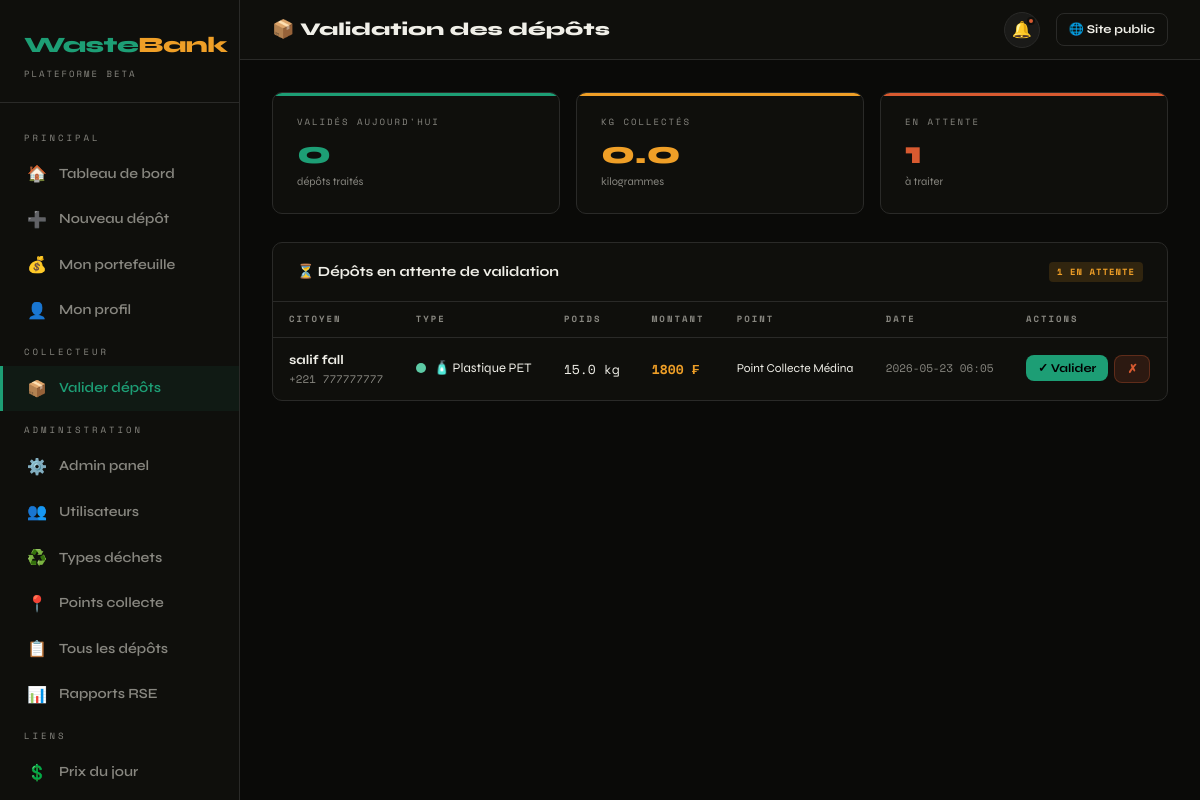
/dashboard/collector (signed in), run on the app's committed database.
### tables this page shows
CREATE TABLE deposits (
            id              INTEGER PRIMARY KEY AUTOINCREMENT,
            user_id         INTEGER NOT NULL REFERENCES users(id),
            point_id        INTEGER NOT NULL REFERENCES collection_points(id),
            waste_type_id   INTEGER NOT NULL REFERENCES waste_types(id),
            weight_kg       REAL NOT NULL,
            price_per_kg    REAL NOT NULL,
            total_fcfa      REAL NOT NULL,
            qr_code         TEXT UNIQUE,
            status          TEXT DEFAULT 'pending',  -- pending | validated | paid | rejected
            created_at      TEXT DEFAULT (datetime('now')),
            validated_at    TEXT,
            notes           TEXT
        );

CREATE TABLE users (
            id          INTEGER PRIMARY KEY AUTOINCREMENT,
            name        TEXT NOT NULL,
            email       TEXT UNIQUE NOT NULL,
            phone       TEXT UNIQUE,
            password    TEXT NOT NULL,
            role        TEXT NOT NULL DEFAULT 'citizen',  -- citizen | collector | admin
            city        TEXT DEFAULT 'Dakar',
            balance     REAL DEFAULT 0.0,
            points      INTEGER DEFAULT 0,
            avatar      TEXT,
            created_at  TEXT DEFAULT (datetime('now')),
            active      INTEGER DEFAULT 1
        );

CREATE TABLE waste_types (
            id          INTEGER PRIMARY KEY AUTOINCREMENT,
            name        TEXT NOT NULL,
            unit        TEXT DEFAULT 'kg',
            price_fcfa  REAL NOT NULL,
            color_hex   TEXT DEFAULT '1D9E75',
            icon        TEXT DEFAULT '♻️',
            description TEXT,
            active      INTEGER DEFAULT 1
        );

CREATE TABLE collection_points (
            id          INTEGER PRIMARY KEY AUTOINCREMENT,
            name        TEXT NOT NULL,
            address     TEXT NOT NULL,
            city        TEXT NOT NULL,
            lat         REAL,
            lng         REAL,
            manager_id  INTEGER REFERENCES users(id),
            capacity_kg REAL DEFAULT 500,
            active      INTEGER DEFAULT 1,
            created_at  TEXT DEFAULT (datetime('now'))
        );

### routes/dashboard.py (the view)
@dash_bp.route("/collector")
@login_required
def collector():
    db = get_db()
    uid = session["user_id"]
    user = db.execute("SELECT * FROM users WHERE id=?", (uid,)).fetchone()
    if user["role"] not in ("collector", "admin"):
        flash("Accès réservé aux collecteurs.", "error")
        return redirect(url_for("dash.home"))
    pending = db.execute("""
        SELECT d.*, u.name as citizen_name, u.phone as citizen_phone,
               wt.name as waste_name, wt.color_hex, wt.icon,
               cp.name as point_name
        FROM deposits d
        JOIN users u ON d.user_id = u.id
        JOIN waste_types wt ON d.waste_type_id = wt.id
        JOIN collection_points cp ON d.point_id = cp.id
        WHERE d.status = 'pending'
        ORDER BY d.created_at ASC
    """).fetchall()
    today_stats = db.execute("""
        SELECT COUNT(*) as count, COALESCE(SUM(weight_kg),0) as kg,
               COALESCE(SUM(total_fcfa),0) as fcfa
        FROM deposits
        WHERE status='validated' AND date(validated_at)=date('now')
    """).fetchone()
    return render_template("dashboard/collector.html",
        pending=pending, today_stats=today_stats, user=user)

### models/db.py (called while the page is built)
def get_db():
    if "db" not in g:
        g.db = sqlite3.connect(
            current_app.config["DATABASE"],
            detect_types=sqlite3.PARSE_DECLTYPES,
        )
        g.db.row_factory = sqlite3.Row
        g.db.execute("PRAGMA foreign_keys = ON")
    return g.db

### routes/auth.py (called while the page is built)
def login_required(f):
    from functools import wraps
    @wraps(f)
    def decorated(*args, **kwargs):
        if "user_id" not in session:
            flash("Connectez-vous pour accéder à cette page.", "warning")
            return redirect(url_for("auth.login"))
        return f(*args, **kwargs)
    return decorated

### templates/dashboard/collector.html (shortened to what this page needs)
{% extends "dashboard/layout.html" %}
{% block page_title %}📦 Validation des dépôts{% endblock %}
{% block content %}
<div class="stats-grid" style="grid-template-columns:repeat(3,1fr);">
  <div class="stat-card green">
    <div class="stat-label">Validés aujourd'hui</div>
    <div class="stat-value green">{{ today_stats['count'] }}</div>
    <div class="stat-sub">dépôts traités</div>
  </div>
  <div class="stat-card amber">
    <div class="stat-label">Kg collectés</div>
    <div class="stat-value amber">{{ "%.1f"|format(today_stats['kg'] or 0) }}</div>
    <div class="stat-sub">kilogrammes</div>
  </div>
  <div class="stat-card coral">
    <div class="stat-label">En attente</div>
    <div class="stat-value coral">{{ pending|length }}</div>
    <div class="stat-sub">à traiter</div>
  </div>
</div>
<div class="card">
  <div class="card-header">
    <span class="card-title">⏳ Dépôts en attente de validation</span>
    <span class="badge badge-amber">{{ pending|length }} en attente</span>
  </div>
  {% if pending %}
  <div class="table-wrap">
    <table>
      <thead><tr>
        <th>Citoyen</th><th>Type</th><th>Poids</th><th>Montant</th>
        <th>Point</th><th>Date</th><th>Actions</th>
      </tr></thead>
      <tbody>
        {% for d in pending %}
        <tr>
          <td>
            <div style="font-weight:700;">{{ d['citizen_name'] }}</div>
            <div style="font-size:11px;color:var(--muted);font-family:'Space Mono',monospace;">{{ d['citizen_phone'] }}</div>
          </td>
          <td>
            <div class="waste-dot">
              <span class="dot" style="background:#{{ d['color_hex'] }}"></span>
              {{ d['icon'] }} {{ d['waste_name'] }}
            </div>
          </td>
          <td class="mono">{{ d['weight_kg'] }} kg</td>
          <td class="mono text-amber" style="font-weight:700;">{{ "%.0f"|format(d['total_fcfa']) }} ₣</td>
          <td style="font-size:12px;">{{ d['point_name'] }}</td>
          <td style="font-size:11px;color:var(--muted);font-family:'Space Mono',monospace;">{{ d['created_at'][:16] }}</td>
          <td>
            <div style="display:flex;gap:6px;">
              <form method="POST" action="{{ url_for('dash.validate_deposit', dep_id=d['id']) }}" style="display:inline;">
                <button type="submit" class="btn btn-primary btn-sm" onclick="return confirm('Valider ce dépôt et payer {{ "%.0f"|format(d["total_fcfa"]) }} FCFA ?')">
                  ✓ Valider
                </button>
              </form>
              <form method="POST" action="{{ url_for('dash.validate_deposit', dep_id=d['id']) }}" style="display:inline;">
                <button type="submit" class="btn btn-danger btn-sm" onclick="return confirm('Rejeter ce dépôt ?')">
                  ✗
                </button>
              </form>
            </div>
          </td>
        </tr>
        {% endfor %}
      </tbody>
    </table>
  </div>
  {% else %}
  <div style="text-align:center;padding:60px;color:var(--muted);">
    <div style="font-size:48px;margin-bottom:12px;">✅</div>
    <div style="font-size:16px;font-weight:700;">Tout est à jour !</div>
    <div style="font-size:13px;margin-top:4px;">Aucun dépôt en attente de validation.</div>
  </div>
  {% endif %}
</div>
{% endblock %}

### static/css/main.css (style rules this page uses)
:root { --green: #1D9E75; --green-dark: #085041; --green-light: #5DCAA5; --amber: #EF9F27; --coral: #D85A30; --purple: #7F77DD; --bg: #0A0A08; --bg2: #0F0F0C; --surface: #1A1A18; --surface2: #2C2C2A; --border: #2A2A28; --muted: #888780; --text: #F0EFE8; --white: #FFFFFF; --sidebar-w: 240px; --radius: 10px; --shadow: 0 4px 24px rgba(0,0,0,.45); }
*, *::before, *::after { box-sizing: border-box; margin: 0; padding: 0; }
body { font-family: 'Syne', sans-serif; background: var(--bg); color: var(--text); line-height: 1.6; font-size: 15px; }
.card { background: var(--bg2); border: 1px solid var(--border); border-radius: var(--radius); overflow: hidden; }
.card-header { padding: 18px 24px; border-bottom: 1px solid var(--border); display: flex; align-items: center; justify-content: space-between; }
.card-title { font-size: 14px; font-weight: 700; color: var(--text); }
.stats-grid { display: grid; grid-template-columns: repeat(auto-fit, minmax(200px, 1fr)); gap: 16px; margin-bottom: 28px; }
.stat-card { background: var(--bg2); border: 1px solid var(--border); border-radius: var(--radius); padding: 22px 24px; position: relative; overflow: hidden; }
.stat-card::before { content: ''; position: absolute; top: 0; left: 0; right: 0; height: 3px; }
.stat-card.green::before { background: var(--green); }
.stat-card.amber::before { background: var(--amber); }
.stat-card.coral::before { background: var(--coral); }
.stat-label { font-family: 'Space Mono', monospace; font-size: 9px; color: var(--muted); letter-spacing: 2px; text-transform: uppercase; margin-bottom: 8px; }
.stat-value { font-size: 32px; font-weight: 800; line-height: 1; margin-bottom: 4px; }
.stat-value.green { color: var(--green); }
.stat-value.amber { color: var(--amber); }
.stat-value.coral { color: var(--coral); }
.stat-sub { font-size: 11px; color: var(--muted); }
.table-wrap { overflow-x: auto; }
table { width: 100%; border-collapse: collapse; }
thead th { font-family: 'Space Mono', monospace; font-size: 9px; color: var(--muted); letter-spacing: 2px; text-transform: uppercase; padding: 10px 16px; text-align: left; border-bottom: 1px solid var(--border); white-space: nowrap; }
tbody td { padding: 12px 16px; border-bottom: 1px solid var(--border); font-size: 13px; vertical-align: middle; }
tbody tr:last-child td { border-bottom: none; }
.badge { display: inline-flex; align-items: center; gap: 4px; font-family: 'Space Mono', monospace; font-size: 9px; letter-spacing: 1px; padding: 3px 8px; border-radius: 4px; font-weight: 700; text-transform: uppercase; }
.badge-amber { background: rgba(239,159,39,.15); color: var(--amber); }
.btn { display: inline-flex; align-items: center; gap: 7px; padding: 9px 18px; border-radius: 8px; font-family: 'Syne', sans-serif; font-size: 13px; font-weight: 700; cursor: pointer; border: none; transition: all .2s; text-decoration: none; }
.btn-primary { background: var(--green); color: #000; }
.btn-danger { background: rgba(216,90,48,.15); color: var(--coral); border: 1px solid rgba(216,90,48,.3); }
.btn-sm { padding: 6px 12px; font-size: 12px; }
.waste-dot { display: inline-flex; align-items: center; gap: 8px; }
.dot { width: 10px; height: 10px; border-radius: 50%; flex-shrink: 0; }
.text-amber { color: var(--amber); }
.mono { font-family:'Space Mono',monospace; }

### data on the page
deposits: citizen_name "salif fall", citizen_phone "+221 777777777", icon "🧴", waste_name "Plastique PET", weight_kg "15.0", total_fcfa "1800", point_name "Point Collecte Médina", created_at "2026-05-23 06:05"

### other printed values
{{ today_stats['count'] }} "0"
{{ "%.1f"|format(today_stats['kg'] or 0) }} "0.0"
{{ pending|length }} "1"
